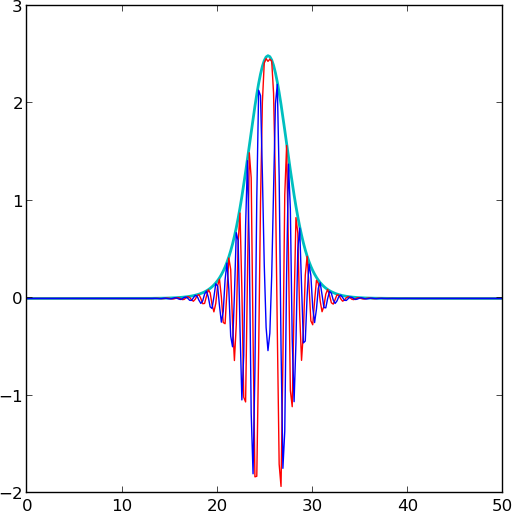

Here is the Python script that generated this plot:
import numpy as np
import matplotlib.pyplot as plt
import h5py

N = 256;

f = h5py.File('/usr/local/home/xiong/svn/DOGS/blog/code/data/req.h5', 'r')
a0 = f['/req1/a0']


taa = a0; taa = taa[::2]+1j*taa[1::2];
ia = np.fft.ifft(taa, axis=0)

fig = plt.figure(figsize=(5,5));
ax = fig.add_subplot(111)
ax.plot(np.linspace(0, 50, 256), abs(ia), 'c-', lw = 2.0)
ax.plot(np.linspace(0, 50, 256), ia.real,'r-',lw = 1.0)
ax.plot(np.linspace(0, 50, 256), ia.imag,'b-',lw = 1.0)
ax.locator_params(nbins=5)

plt.tight_layout(pad=0)
plt.show()
f.close()
